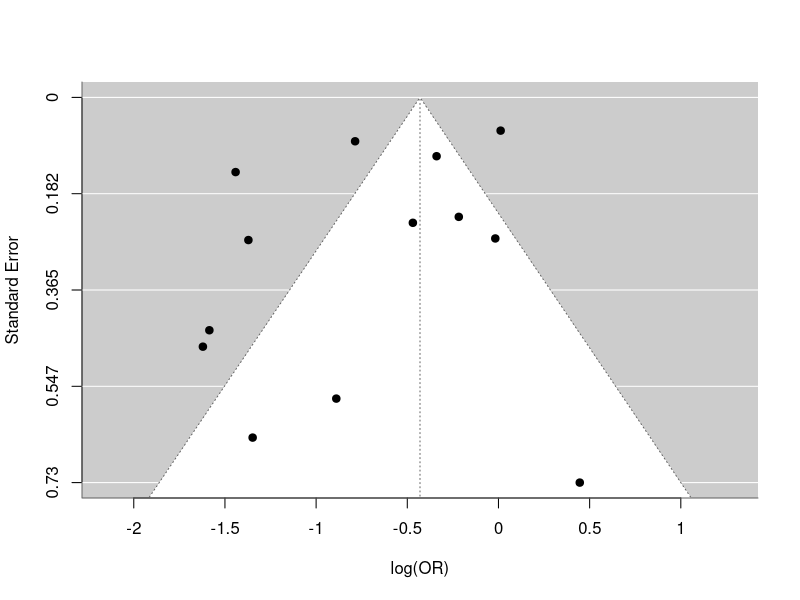
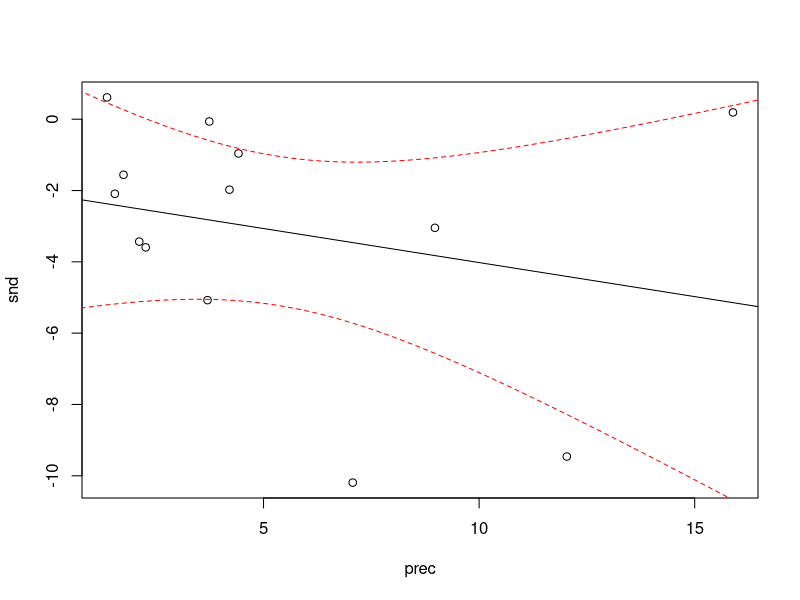
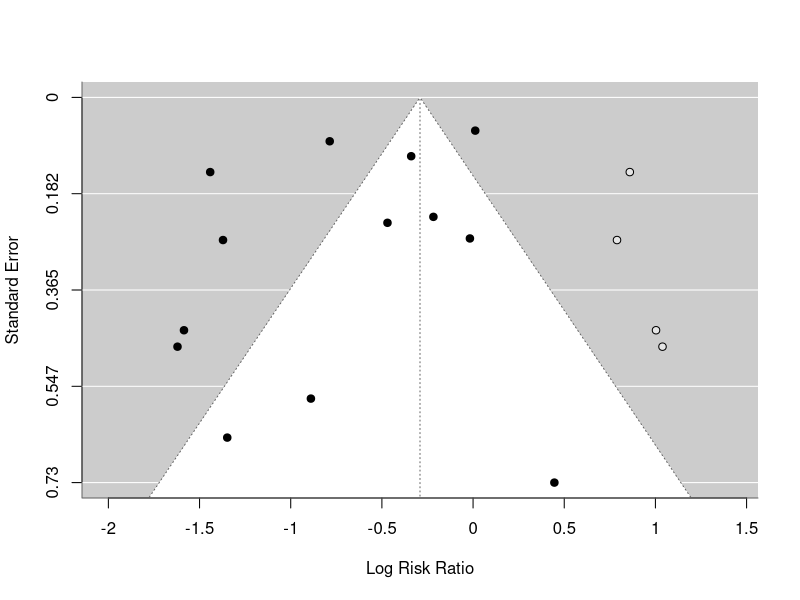

Write the R code that produced these figures, in order.

## source("run_me_first.R")

## Solution.
library(metafor)
dat.bcg <- escalc(measure = "RR", ai = tpos, bi = tneg, ci = cpos, di = cneg, data = dat.bcg)
res.fem <- rma(yi = yi, vi = vi, method = "FE", data = dat.bcg)
funnel(res.fem, xlab = "log(OR)")

## Solution.
library(metafor)
dat.bcg <- escalc(measure = "RR", ai = tpos, bi = tneg, ci = cpos, di = cneg, data = dat.bcg)
summary(lm(I(yi/sqrt(vi)) ~ I(1/sqrt(vi)), data = dat.bcg))

## Solution.
library(metafor)
dat.bcg <- escalc(measure = "RR", ai = tpos, bi = tneg, ci = cpos, di = cneg, data = dat.bcg)
res.fem <- rma(yi = yi, vi = vi, method = "FE", data = dat.bcg)
regtest(res.fem, model = "lm")

## Calculate the SND and the precision
snd <- with(dat.bcg, yi/sqrt(vi))
prec <- with(dat.bcg, 1/sqrt(vi))
## Then create a new data frame called dER
dER <- data.frame(snd, prec)
## Next, we need to run the Egger's regression test
egg.reg <- lm(snd ~ prec, data = dER)
summary(egg.reg)

## To add confidence lines to the plot, we are using the
## predict function.
x.new <- seq(0, 20, 0.1)
egg.reg.pred <- predict(egg.reg,
newdata = data.frame(prec = x.new),
interval="confidence")

## Then, create the plot
plot(prec, snd)
abline(egg.reg)
lines(x.new, egg.reg.pred[ ,3], lty = 'dashed', col = 'red')
lines(x.new, egg.reg.pred[ ,2], lty = 'dashed', col = 'red')

## Solution.
library(metafor)
dat.bcg <- escalc(measure = "RR", ai = tpos, bi = tneg, ci = cpos, di = cneg, data = dat.bcg)
res.rem <- rma(yi = yi, vi = vi, method = "REML", data = dat.bcg)

## Solution.
res.fem <- rma(yi = yi, vi = vi, method = "FE", data = dat.bcg)
(res.fem.trimfill1 <- trimfill(res.fem))

## Solution.
funnel(res.fem.trimfill1)
